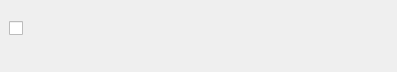
<?xml version="1.0" encoding="UTF-8"?>
<ui version="4.0">
 <class>Form</class>
 <widget class="QWidget" name="Form">
  <property name="geometry">
   <rect>
    <x>0</x>
    <y>0</y>
    <width>397</width>
    <height>68</height>
   </rect>
  </property>
  <property name="windowTitle">
   <string>Form</string>
  </property>
  <layout class="QVBoxLayout" name="verticalLayout">
   <property name="leftMargin">
    <number>0</number>
   </property>
   <property name="rightMargin">
    <number>0</number>
   </property>
   <item>
    <widget class="QWidget" name="project_template" native="true">
     <property name="enabled">
      <bool>true</bool>
     </property>
     <property name="maximumSize">
      <size>
       <width>16777215</width>
       <height>50</height>
      </size>
     </property>
     <property name="styleSheet">
      <string notr="true"/>
     </property>
     <layout class="QVBoxLayout" name="verticalLayout_5">
      <property name="spacing">
       <number>3</number>
      </property>
      <property name="leftMargin">
       <number>9</number>
      </property>
      <property name="topMargin">
       <number>0</number>
      </property>
      <property name="rightMargin">
       <number>9</number>
      </property>
      <property name="bottomMargin">
       <number>0</number>
      </property>
      <item>
       <widget class="QWidget" name="widget_7" native="true">
        <property name="minimumSize">
         <size>
          <width>0</width>
          <height>35</height>
         </size>
        </property>
        <property name="maximumSize">
         <size>
          <width>16777215</width>
          <height>40</height>
         </size>
        </property>
        <layout class="QHBoxLayout" name="horizontalLayout_5">
         <property name="spacing">
          <number>0</number>
         </property>
         <property name="leftMargin">
          <number>0</number>
         </property>
         <property name="topMargin">
          <number>0</number>
         </property>
         <property name="rightMargin">
          <number>0</number>
         </property>
         <property name="bottomMargin">
          <number>0</number>
         </property>
         <item>
          <widget class="QCheckBox" name="checked">
           <property name="maximumSize">
            <size>
             <width>30</width>
             <height>16777215</height>
            </size>
           </property>
           <property name="cursor">
            <cursorShape>PointingHandCursor</cursorShape>
           </property>
           <property name="text">
            <string/>
           </property>
          </widget>
         </item>
         <item>
          <widget class="QLabel" name="project_name">
           <property name="maximumSize">
            <size>
             <width>16777215</width>
             <height>30</height>
            </size>
           </property>
           <property name="styleSheet">
            <string notr="true">font-weight:bold;</string>
           </property>
           <property name="text">
            <string/>
           </property>
          </widget>
         </item>
        </layout>
       </widget>
      </item>
      <item>
       <widget class="QLabel" name="project_path">
        <property name="minimumSize">
         <size>
          <width>0</width>
          <height>20</height>
         </size>
        </property>
        <property name="maximumSize">
         <size>
          <width>16777215</width>
          <height>40</height>
         </size>
        </property>
        <property name="text">
         <string/>
        </property>
       </widget>
      </item>
     </layout>
    </widget>
   </item>
  </layout>
 </widget>
 <resources/>
 <connections/>
</ui>
